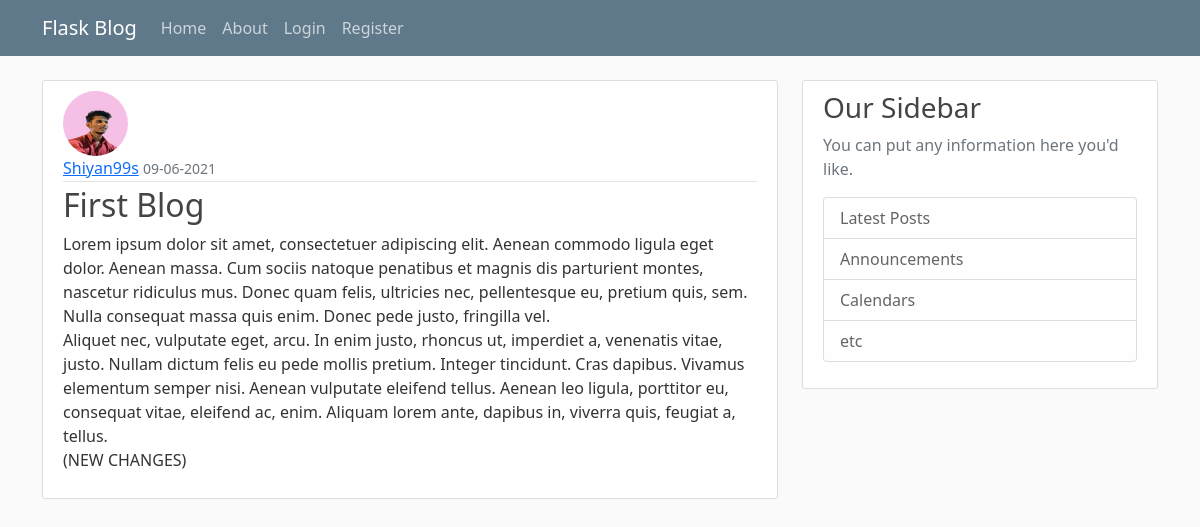
/post/1, run on an earlier commit of the app's database.
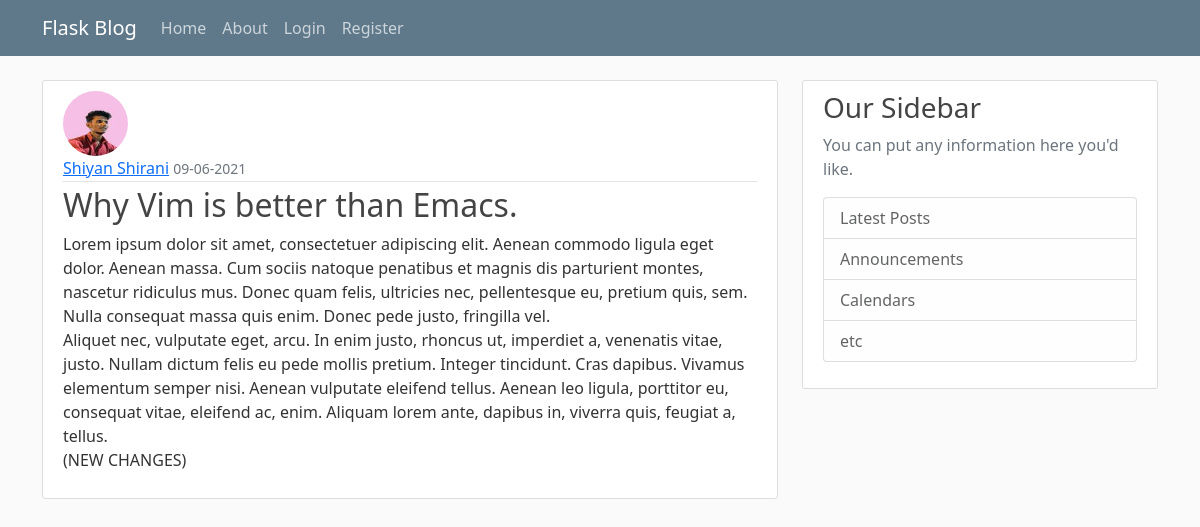
And on a later commit of the database.
### flaskblog/models.py (models this page shows, shortened)
class User(db.Model, UserMixin):
    id = db.Column(db.Integer, primary_key=True)
    username = db.Column(db.String(20), unique=True, nullable=False)
    email = db.Column(db.String(120), unique=True, nullable=False)
    image_file = db.Column(db.String(20), nullable=False,
                           default='default.jpg')
    password = db.Column(db.String(60), nullable=False)
    posts = db.relationship('Post', backref='author', lazy=True)

class Post(db.Model):
    id = db.Column(db.Integer, primary_key=True)
    title = db.Column(db.String(100), nullable=False)
    date_posted = db.Column(db.DateTime, nullable=False,
                            default=datetime.utcnow)
    content = db.Column(db.Text, nullable=False)
    user_id = db.Column(db.Integer, db.ForeignKey('user.id'), nullable=False)

### flaskblog/routes.py (the view)
@app.route("/post/<int:post_id>")
def post(post_id):
    post = Post.query.get_or_404(post_id)
    return render_template('post.html', title=post.title, post=post)

### flaskblog/templates/post.html (shortened to what this page needs)
{% extends "layout.html" %}
{% block content %}
    <article class="media content-section">
        <img class="rounded-circle article-img" src="{{ url_for('static', filename='profile_pics/' + post.author.image_file) }}" alt="">
        <div class="media-body">
            <div class="article-metadata">
            <a class="mr-2" href="#">{{ post.author.username }}</a>
            <small class="text-muted">{{ post.date_posted.strftime('%d-%m-%Y') }}</small>
            </div>
            <h2 class="article-title">{{ post.title }}</h2>
            <p class="article-content">{{ post.content }}</p>
        </div>
    </article>
{% endblock content %}

What changed in the data, as far as the page shows it:
changed User: author.username "Shiyan99s" → "Shiyan Shirani"
changed Post: title "First Blog" → "Why Vim is better than Emacs."
